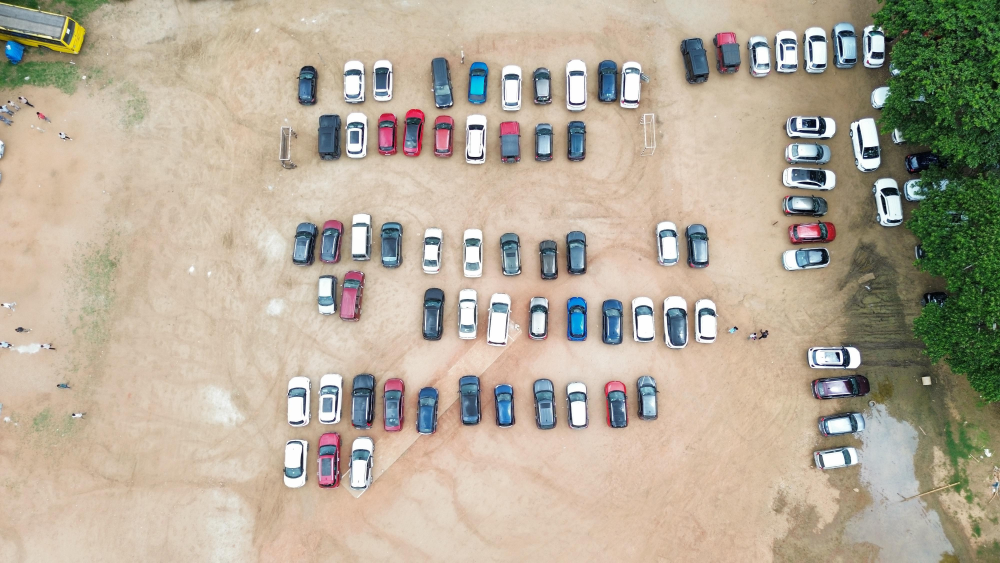
#> input picture images/img1.jpeg, 4000 x 2250 px (shown at 1/4 size); its folder holds only this picture in this run
$ python draw_slots.py
#> lines starting #> are read from the running program, lines starting #| are printed output that depends on the picture
import cv2
import os
import pickle
import numpy as np
import ctypes
import shutil
from datetime import datetime

# ==================================================
# HARD-LOCKED IMAGE PATH (NO AMBIGUITY)
# ==================================================
BASE_DIR = os.path.abspath(os.path.join(os.path.dirname(__file__), ".."))
IMAGE_PATH = os.path.join(BASE_DIR, "images", "img1.jpeg")
OUTPUT_FILE = os.path.join(BASE_DIR, "backend", "parking_slots.pkl")

points = []
slots = []
frame = None
display_scale = 1.0


def get_screen_size():
    try:
        user32 = ctypes.windll.user32
        return user32.GetSystemMetrics(0), user32.GetSystemMetrics(1)
    except Exception:
        return 1280, 720


def to_original_coords(x, y):
    return (int(x / display_scale), int(y / display_scale))


def to_display_coords(point):
    x, y = point
    return (int(x * display_scale), int(y * display_scale))


def mouse_callback(event, x, y, flags, param):
    global points
    if event == cv2.EVENT_LBUTTONDOWN:
        original_point = to_original_coords(x, y)
        points.append(original_point)
        print(f"Point added: {original_point}")

        if len(points) == 4:
            slots.append(points.copy())
            points.clear()
            print(f"Slot {len(slots)} saved")


frame = cv2.imread(IMAGE_PATH)
#> frame is the input picture: shape (2250, 4000, 3); mean B, G, R 153.3, 171.6, 182.3
if frame is None:
    print("Cannot open image:", IMAGE_PATH)
    raise SystemExit(1)

print("USING IMAGE:", IMAGE_PATH)
print("IMAGE SHAPE:", frame.shape)
#| IMAGE SHAPE: (2250, 4000, 3)

screen_w, screen_h = get_screen_size()
max_display_width = int(screen_w * 0.9)
max_display_height = int(screen_h * 0.85)
display_scale = min(
    max_display_width / frame.shape[1],
    max_display_height / frame.shape[0],
    1.0,
)
#> display_scale = 0.272

window_name = "Draw Parking Slots"
cv2.namedWindow(window_name, cv2.WINDOW_NORMAL)
cv2.setWindowProperty(window_name, cv2.WND_PROP_FULLSCREEN, cv2.WINDOW_NORMAL)
cv2.resizeWindow(
    window_name,
    int(frame.shape[1] * display_scale),
    int(frame.shape[0] * display_scale),
)
cv2.setMouseCallback(window_name, mouse_callback)

print("Click 4 points per slot")
print("Press 'r' to reset current slot")
print("Press 's' to save and exit")

while True:
    display = frame.copy()
    if display_scale != 1.0:
        display = cv2.resize(
            display,
            (0, 0),
            fx=display_scale,
            fy=display_scale,
            interpolation=cv2.INTER_AREA,
        )
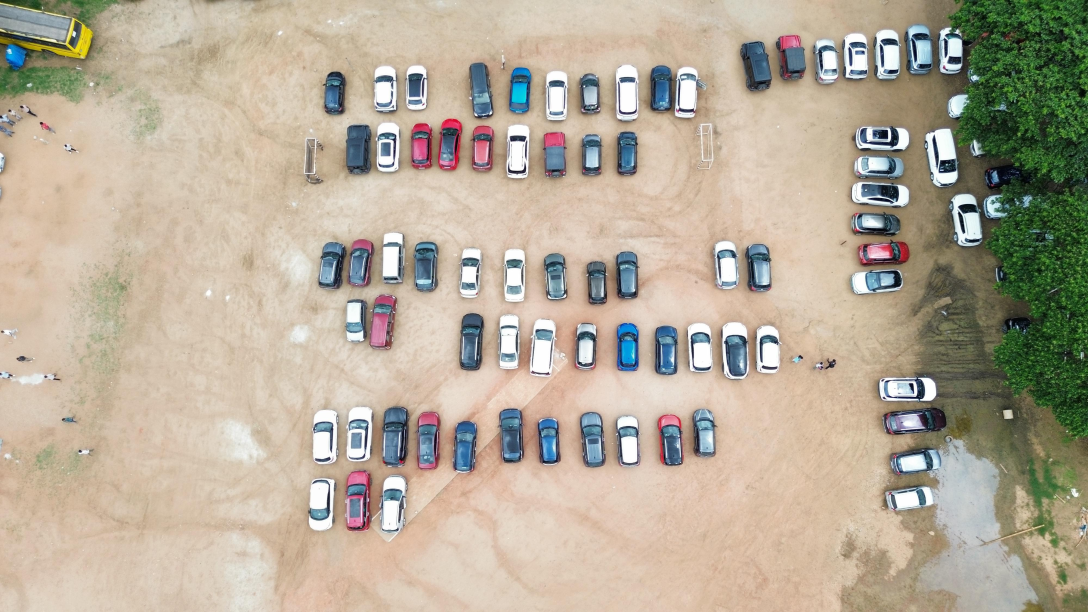
#> display: shape (612, 1088, 3); mean B, G, R 153.3, 171.6, 182.3

    for p in points:
        cv2.circle(display, to_display_coords(p), 5, (0, 0, 255), -1)

    for slot in slots:
        poly = np.array([to_display_coords(p) for p in slot], np.int32)
        cv2.polylines(display, [poly], True, (0, 255, 0), 2)

    cv2.imshow(window_name, display)
    key = cv2.waitKey(1) & 0xFF
#> (key Esc is pressed here)

    if key == ord("r"):
        points.clear()
        print("Current slot reset")
    elif key == ord("s"):
        if os.path.exists(OUTPUT_FILE):
            stamp = datetime.now().strftime("%Y%m%d-%H%M%S")
            backup_file = os.path.join(
                os.path.dirname(OUTPUT_FILE),
                f"parking_slots_backup_{stamp}.pkl",
            )
            shutil.copy2(OUTPUT_FILE, backup_file)
            print(f"Backed up previous slots to {backup_file}")

        with open(OUTPUT_FILE, "wb") as f:
            pickle.dump(slots, f)
        print(f"Saved {len(slots)} slots to {OUTPUT_FILE}")
        break

cv2.destroyAllWindows()
